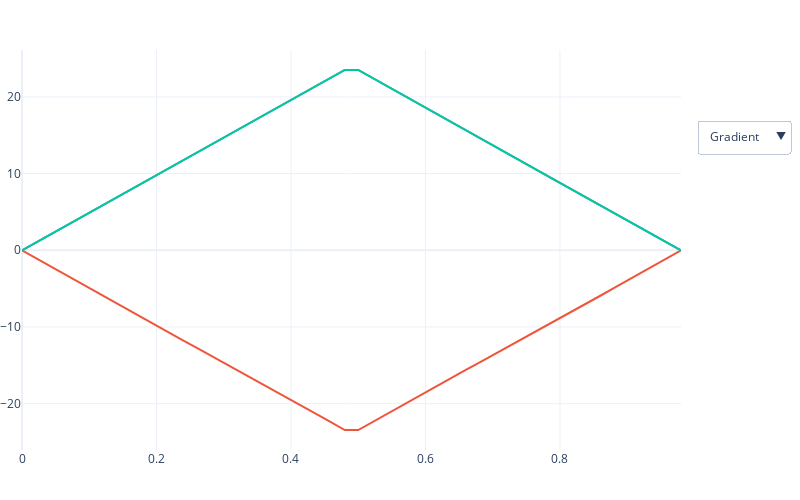

The notebook cell saved with this chart:
### Code cell
params = {}
params['mode'] = 'free'
params['gmax']  = 0.05
params['smax']  = 50.0
params['moment_params']  = [[0, 0, 0, -1, -1, 11.74, 1.0e-3]]
params['moment_params'].append([1, 0, 0, -1, -1, -11.74, 1.0e-3])
params['moment_params'].append([2, 0, 0, -1, -1, 11.74, 1.0e-3])
params['TE']  = 1.0
params['dt']  = 20e-6
params['Naxis'] = 3

G, dd = gropt.gropt(params, verbose=1)

plot_waveform_interactive(G, params)
